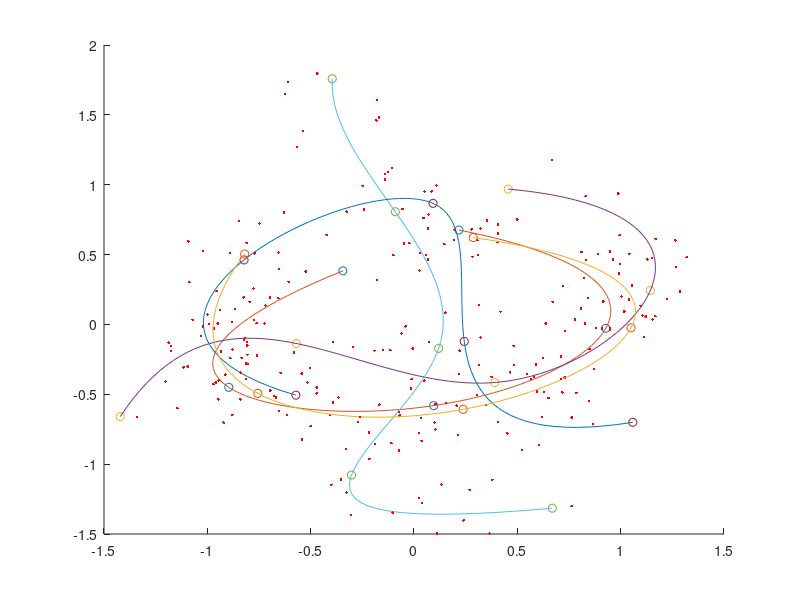

This chart was generated by the following MATLAB code:
hold on;
nbPoints = 5;
for i=1:5

    xs = zeros(1,nbPoints);
    ys = zeros(1,nbPoints);
    xs(1) = rand()*3;
    ys(1) = rand()*3;
    angle = 2*pi*rand();
    for j=2:nbPoints
        %Chosing new angel between -+135 degrees from old angle
        nangle = (rand()-0.5)*pi*1.5; 
        angle = angle+nangle;
        xs(j) = xs(j-1)+1*cos(angle);
        ys(j) = ys(j-1)+1*sin(angle);
    end
    xs = xs-sum(xs)/length(xs);
    ys = ys-sum(ys)/length(ys);
    sum(xs)
    t = 1:nbPoints;
    pts = linspace(1,nbPoints);
    xx = spline(t,xs,pts);
    yy = spline(t,ys,pts);

    plot(ys,xs,'o');
    plot(yy,xx);
    for k=1:50
        ind = randi(100);
        xi = xx(ind)+(rand()-0.5)*0.5;
        yi = yy(ind)+(rand()-0.5)*0.5;
        plot(yi,xi,'r.');
    end
end
hold off;
